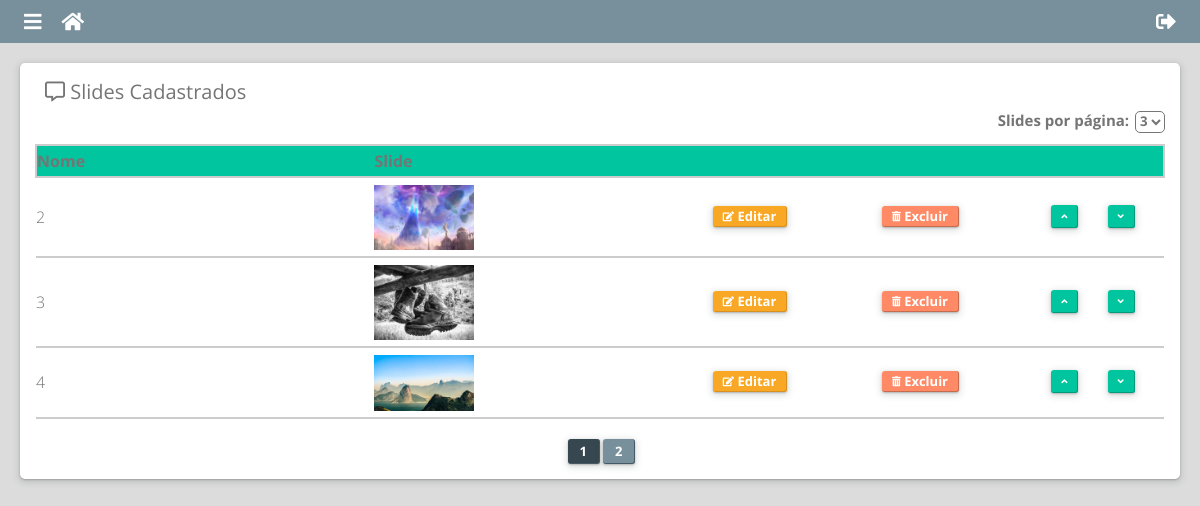
/painel/listar-slides (signed in), run on the app's committed database.
### classes/Painel.php (called while the page is built, shortened)
<?php
class Painel
{
	public static function login(){
		return isset($_SESSION["login"]) ? true : false;
	}
	public static function selecionarTudo($campos,$tabela,$indice=null,$quantidade=null,$ordem = 'id'){
		if($quantidade!=null)
			$sql = MySql::connect()->prepare("SELECT $campos FROM `$tabela` ORDER BY $ordem LIMIT $indice,$quantidade ");
		else
			$sql = MySql::connect()->prepare("SELECT $campos FROM `$tabela` ORDER BY $ordem");
		$sql->execute();
		return $sql->fetchAll();
	}
}
?>

### classes/MySql.php (called while the page is built)
<?php
	class MySql{
		private static $pdo;
		public static function connect(){
			if(self::$pdo == NULL){
				try{
					self::$pdo = new PDO('mysql:host='.HOST.';dbname='.DATABASE,USER,PASSWORD,array(PDO::MYSQL_ATTR_INIT_COMMAND => 'SET NAMES utf8'));
					self::$pdo->setAttribute(PDO::ATTR_ERRMODE,PDO::ERRMODE_EXCEPTION);
				}catch(Exception $e){
					echo "Erro ao conectar!";
				}
			}
			return self::$pdo;
		}
	}
?>

### painel/pages/listar-slides.php (the view, shortened to what this page needs)
<?php
	$paginaAtual = isset($_GET['pagina'])? (int)$_GET['pagina']: 1;
	$quantidade = isset($_GET['limite'])? (int)$_GET['limite']: 3;
	$conteudo = Painel::selecionarTudo("id,nome,slide",'tb_site.slides',($paginaAtual-1)*$quantidade,$quantidade,"order_id");
	$totalElementos = count(Painel::selecionarTudo("id","tb_site.slides"));
	$totalPaginas = ceil($totalElementos/$quantidade);
?>
<div class="content">
	<div class="box-content">
		<h2><i class="far fa-comment-alt"></i> Slides Cadastrados</h2>
		<div class="quantidade-paginas right">
				<label>Slides por página: </label>
				<select name="limite">
				<?php
					for ($i=2; $i<=$totalElementos ; $i++) {
						if($i==$quantidade)
							echo '<option value="'.$i.'" selected="selected">'.$i.'</option>';
						else
							echo '<option value="'.$i.'">'.$i.'</option>';
					}
				?>
				</select>
		</div>
		<div class="box-tabela">
			<table>
				<tr>
					<th>Nome</th>
					<th>Slide</th>
					<th></th>
					<th></th>
					<th></th>
					<th></th>
				</tr>
			<?php foreach ($conteudo as $key => $value){?>
				<tr>
					<td style="width: 30%"><?php echo $value['nome']; ?></td>
					<td style="width: 30%"><img  src='<?php echo INCLUDE_PATH_PAINEL."uploads/".$value["slide"]; ?>'></td>
					<td style="width: 15%">
						<a  id="editar" href="<?php echo INCLUDE_PATH_PAINEL;?>editar-slide?id=<?php echo $value['id']?>&slide=<?php echo
						 $value['slide']?>"><i class="fas fa-edit"></i> Editar </a>
					</td>
					<td style="width: 15%">
						<a id="deletar" actionBtn="deletar-slide" href="<?php echo INCLUDE_PATH_PAINEL;?>listar-slides?excluir=<?php echo $value['id']?>"><i class="fas fa-trash-alt"></i> Excluir </a>
					</td>
					<td style="width: 5%">
						<span name='ordenar' value='up' id="<?php echo $value["id"] ?>"><i class="fas fa-angle-up"></i></span>
					</td>
					<td style="width: 5%">
						<span name='ordenar' value='down' id="<?php echo $value["id"] ?>"> <i class="fas fa-angle-down"></i></span>
					</td>
				</tr>
			<?php  } ?>
			</table>
		</div>
		<div class="paginas">
			<?php
				for ($i=1; $i <= $totalPaginas; $i++)
				{
					if($i==$paginaAtual)
						echo '<span value="'.$i.'" class="ativado">'.$i.'</span>';
					else
						echo '<span value="'.$i.'">'.$i.'</span>';
				}
			?>
		</div>
	</div>
</div>

### painel/index.php (shortened to what this page needs)
<?php
	if(Painel::login()){
		include("main.php");
	}else{
		include("login.php");
	}
?>

### painel/main.php (shortened to what this page needs)
<!DOCTYPE html>
<html>
<head>
	<link rel="stylesheet" href="<?php echo INCLUDE_PATH_PAINEL ?>estilo/style.css">
	<link href="<?php echo INCLUDE_PATH ?>estilo/all.css" rel="stylesheet">
</head>
<body>
	<header>
		<div class="menu-btn">
			<i class="fas fa-bars"></i>
		</div>
		<div class="logout">
			<a href="<?php echo INCLUDE_PATH_PAINEL ?>?logout"><i class="fas fa-sign-out-alt"></i></a>
		</div>
		<div class="home-btn">
			<a <?php if (@$_GET['url'] == '') echo 'style="color:#37474f"' ?> href="<?php echo INCLUDE_PATH_PAINEL ?>"><i class="fas fa-home"></i></a>
		</div>
	</header>
	<div class="fantasma"></div>
	<?php
	$url = isset($_GET['url']) ? $_GET['url'] : 'home';
	if (file_exists('pages/' . $url . '.php')) {
		include('pages/' . $url . '.php');
	} else {
		include('pages/home.php');
	}
	?>
</body>
</html>

### painel/estilo/style.css (style rules this page uses)
* { margin: 0; padding: 0; box-sizing: border-box; font-family: "Open Sans"; }
.right { float: right; }
html,body { background-color: rgb(220,220,220); }
.fantasma { position: static; width: 100%; height: 43px; display: block; }
header { position: fixed; width: 100%; background-color: #78909c; padding: 8px 2%; z-index: 2; box-shadow: none; }
div.menu-btn { display: block; float: left; font-size: 20px; color:white; cursor: pointer; }
div.home-btn { margin-left: 20px; display: block; float: left; font-size: 20px; cursor: pointer; }
div.home-btn a { color: white; }
.logout { float: right; }
.logout a { color:white; font-size: 20px; }
.content { position: relative; left: 20%; width: 80%; padding: 20px; }
.box-content { box-shadow: 0 1px 2px 0 rgba(60,64,67,0.302), 0 2px 6px 2px rgba(60,64,67,0.149); margin-bottom: 7px; padding: 15px; background-color: white; border-radius: 5px; }
.box-content h2 { width: 100%; color: #757575; font-size: 20px; font-weight: 400; margin-left: 10px; display: inline-block; }
.box-tabela { padding: 15px 0; width: 100%; overflow-x: auto; }
table { width: 100%; border-collapse: collapse; text-align: left; font-size: 16px; min-width: 900px; color: #757575; }
tr { font-weight: 300; margin-bottom: 2px; border-bottom: 2px solid #ccc; }
tr:nth-of-type(1) { background-color: #00C59E; border: 2px solid #ccc; }
td,th { padding: 4px 0; }
table a { position: relative; bottom: 2px; text-decoration: none; color: white; padding: 1px 10px; border-radius: 3px; font-size: 13px; font-weight: bold; box-shadow: 0 1px 2px 0 rgba(60,64,67,0.302), 0 2px 6px 2px rgba(60,64,67,0.149); }
#editar { background-color: #f9a825; border-bottom: 1px solid #d69120; border-right: 1px solid #d69120; }
#deletar { background-color: #ff8a65; border-bottom: 1px solid #c76b4e; border-right: 1px solid #c76b4e; }
table i { position: relative; font-size: 10px; bottom: 1px; }
table img { position: relative; top: 3px; width: 100px; }
.box-tabela td span { position: relative; bottom: 2px; border-bottom: 1px solid #009c7d; border-right: 1px solid #009c7d; text-decoration: none; color: white; padding: 2px 10px; border-radius: 3px; font-size: 13px; font-weight: bold; cursor: pointer; background-color: #00C59E; box-shadow: 0 1px 2px 0 rgba(60,64,67,0.302), 0 2px 6px 2px rgba(60,64,67,0.149); }
.quantidade-paginas { position: relative; color: #757575; top: 4px; }
.quantidade-paginas label { font-size: 15px; font-weight: bold; }
.quantidade-paginas select { font-weight: bold; color: #757575; background-color: white; border-radius: 5px; cursor: pointer; margin-left: 2px; }
.paginas { text-align: center; margin-top: 5px; }
.paginas span { display: inline-block; text-decoration: none; padding: 3px 12px; background-color: #78909c; color: white; border-radius: 3px; font-size: 13px; font-weight: bold; margin-left: 3px; border-bottom: 1px solid #455a64; border-right: 1px solid #455a64; cursor: pointer; box-shadow: 0 1px 2px 0 rgba(60,64,67,0.302), 0 2px 6px 2px rgba(60,64,67,0.149); }
.paginas span.ativado { background-color: #37474f; }
@media screen and (max-width: 1250px) { div.content { width: 100%; left: 0; } }

### estilo/all.css (style rules this page uses)
.fa, .fas, .far, .fal, .fad, .fab { -moz-osx-font-smoothing: grayscale; -webkit-font-smoothing: antialiased; display: inline-block; font-style: normal; font-variant: normal; text-rendering: auto; line-height: 1; }
.fa-angle-down:before { content: "\f107"; }
.fa-angle-up:before { content: "\f106"; }
.fa-bars:before { content: "\f0c9"; }
.fa-comment-alt:before { content: "\f27a"; }
.fa-edit:before { content: "\f044"; }
.fa-home:before { content: "\f015"; }
.fa-sign-out-alt:before { content: "\f2f5"; }
.fa-trash-alt:before { content: "\f2ed"; }
.far { font-family: 'Font Awesome 5 Free'; font-weight: 400; }
.fa, .fas { font-family: 'Font Awesome 5 Free'; font-weight: 900; }

### data on the page
tb_site.slides: nome "2", slide (picture)
tb_site.slides: nome "3", slide (picture)
tb_site.slides: nome "4", slide (picture)

### other printed values
form field limite "3"
